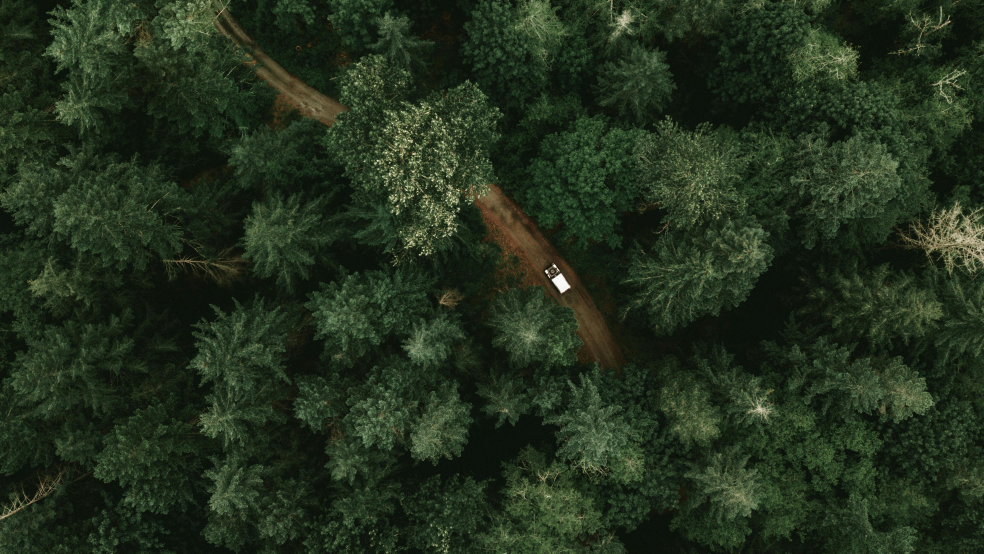
#> input picture ComputerVision/Tareas/Tarea2/imgs/forest_h.jpg, 3936 x 2214 px (shown at 1/4 size)
$ python hist_matching.py
#> lines starting #> are read from the running program, lines starting #| are printed output that depends on the picture
#> in main, img1 is the input picture: shape (2214, 3936, 3); mean B, G, R 28.9, 48.3, 35.1
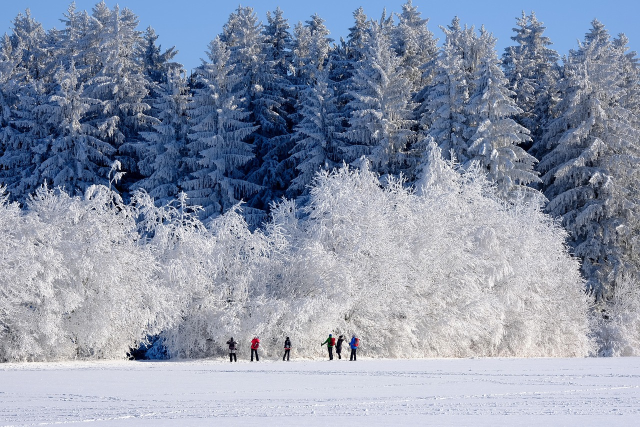
#> input picture ComputerVision/Tareas/Tarea2/imgs/winter.jpg, 1280 x 853 px (shown at 1/2 size)
#> in main, img2 is the input picture: shape (853, 1280, 3); mean B, G, R 170.2, 149.8, 140
import cv2
import numpy as np
from matplotlib import pyplot as plt
from matplotlib.backends.backend_agg import FigureCanvasAgg

########## Histogram Processing Functions ##########
def calculate_cdf(histogram):
    # Helper function to calculate the Cumulative Distribution Function (CDF) of
    # a histogram
    cdf = histogram.cumsum()
    normalized_cdf = cdf / float(cdf.max())
    return normalized_cdf

def match_channel_histogram(source_channel, reference_channel):
    # Matches the histogram of a single channel from the source to the
    # reference.

    # Calculate histograms
    s_hist, _ = np.histogram(source_channel.flatten(), 256, [0, 256])
    r_hist, _ = np.histogram(reference_channel.flatten(), 256, [0, 256])

    # Calculate CDFs
    s_cdf = calculate_cdf(s_hist)
    r_cdf = calculate_cdf(r_hist)

    # Create Lookup Table
    # We are looking for the pixel value in Reference (j) such that:
    # CDF_source(i) approx= CDF_reference(j)

    lut = np.zeros(256, dtype=np.uint8)
    g_j = 0

    for g_i in range(256):
        while g_j < 255 and r_cdf[g_j] < s_cdf[g_i]:
            g_j += 1
        lut[g_i] = g_j

    # Apply mapping using the LUT
    matched_channel = cv2.LUT(source_channel, lut)
    return matched_channel

def exchange_image_histograms(image_a, image_b):
    """
    Performs a bidirectional histogram match.
    Returns:
        new_a: Image A with the color palette of Image B
        new_b: Image B with the color palette of Image A
    """
    # Split images into B, G, R channels
    a_channels = cv2.split(image_a)
    b_channels = cv2.split(image_b)

    new_a_channels = []
    new_b_channels = []

    # Process each channel (Blue, Green, Red) independently
    for i in range(3):
        # Apply B's histogram to A
        matched_a = match_channel_histogram(a_channels[i], b_channels[i])
        new_a_channels.append(matched_a)

        # Apply A's histogram to B
        matched_b = match_channel_histogram(b_channels[i], a_channels[i])
        new_b_channels.append(matched_b)
#> after the loop, new_a_channels = 3 items; new_b_channels = 3 items

    # Merge channels back
    new_image_a = cv2.merge(new_a_channels)
    new_image_b = cv2.merge(new_b_channels)

    return new_image_a, new_image_b

########## Visualization Modules ##########
def create_histogram_plot(image_bgr, title="Histogram", size=(400, 300)):
    # Generates a histogram plot using Matplotlib and converts it to an OpenCV
    # image
#> called with title = 'Original A Hist', size = (400, 300)
    image_rgb = cv2.cvtColor(image_bgr, cv2.COLOR_BGR2RGB)

    dpi = 80
    fig_w, fig_h = size[0] / dpi, size[1] / dpi
    fig, ax = plt.subplots(figsize=(fig_w, fig_h), dpi=dpi)

    colors = ('r', 'g', 'b')
    for i, color in enumerate(colors):
        hist = cv2.calcHist([image_rgb], [i], None, [256], [0, 256])
        ax.plot(hist, color=color, linewidth=1.5)

    ax.set_title(title, fontsize=10)
    ax.set_xlim([0, 256])
    ax.set_xticks([])
    ax.set_yticks([])
    plt.tight_layout()

    # Render to Numpy Array
    canvas = FigureCanvasAgg(fig)
    canvas.draw()
    buf = canvas.buffer_rgba()
    plot_img = np.asarray(buf)

    plot_img = cv2.cvtColor(plot_img, cv2.COLOR_RGBA2BGR)
    plot_img = cv2.resize(plot_img, size)

    plt.close(fig)
    return plot_img

def display_results(original_a, original_b, new_a, new_b):
    # Displays the Original vs Transformed images side-by-side.

    # Resize for display consistency if needed
    h, w = 300, 400

    # Prepare data for Image 1 (A)
    orig_a_rs = cv2.resize(original_a, (w, h))
    new_a_rs = cv2.resize(new_a, (w, h))
    hist_orig_a = create_histogram_plot(original_a, "Original A Hist", (w, h))
    hist_new_a  = create_histogram_plot(new_a, "A with B's Colors", (w, h))

    # Prepare data for Image 2 (B)
    orig_b_rs = cv2.resize(original_b, (w, h))
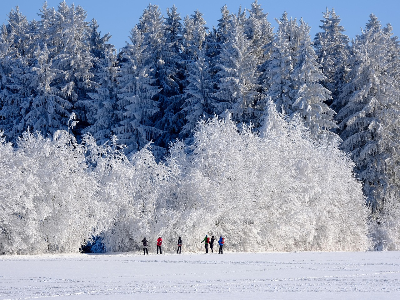
#> orig_b_rs: shape (300, 400, 3); mean B, G, R 170.1, 149.7, 139.8
    new_b_rs = cv2.resize(new_b, (w, h))
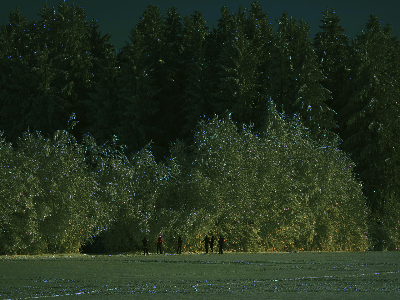
#> new_b_rs: shape (300, 400, 3); mean of channels 0, 1, 2 30.2, 48.6, 35.4; drawn as B, G, R
    hist_orig_b = create_histogram_plot(original_b, "Original B Hist", (w, h))
    hist_new_b  = create_histogram_plot(new_b, "B with A's Colors", (w, h))
#> call 4 of create_histogram_plot, with title = "B with A's Colors", size = (400, 300)
#> in create_histogram_plot (call 4), `plt.close(fig)`:
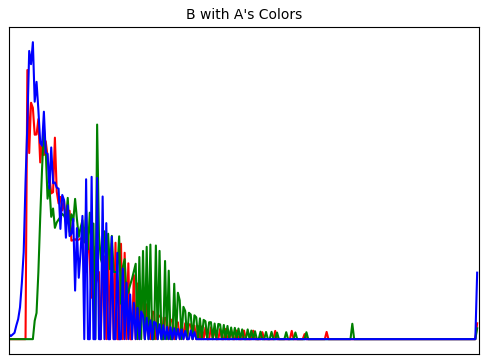
#> figure drawn by matplotlib, 1 panel

    show_img1 = True
    print("Controls:\n 't': Toggle between Image 1 and Image 2\n 'q': Quit")

    while True:
        if show_img1:
            # Quadrant 1: Original A, Quadrant 2: Result A
            top_row = np.hstack((orig_a_rs, new_a_rs))
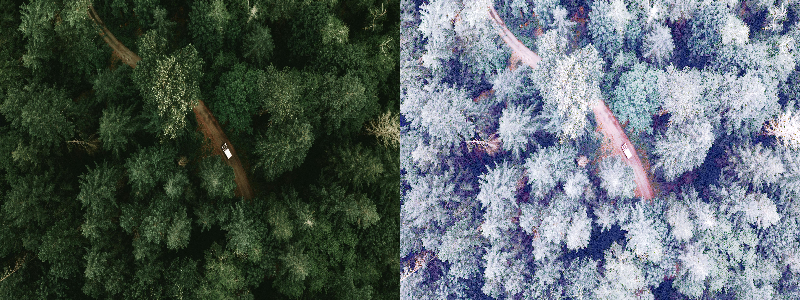
#> top_row: shape (300, 800, 3); mean B, G, R 100.7, 99.9, 88.7
            # Quadrant 3: Hist Original A, Quadrant 4: Hist Result A
            bot_row = np.hstack((hist_orig_a, hist_new_a))
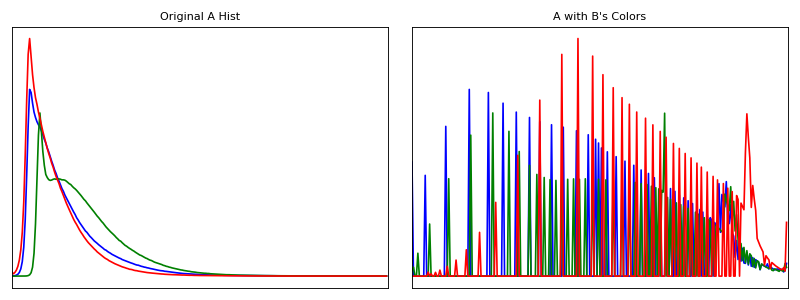
#> bot_row: shape (300, 800, 3); mean R, G, B 236.2, 225.9, 228.4
        else:
            # Quadrant 1: Original B, Quadrant 2: Result B
            top_row = np.hstack((orig_b_rs, new_b_rs))
            # Quadrant 3: Hist Original B, Quadrant 4: Hist Result B
            bot_row = np.hstack((hist_orig_b, hist_new_b))

        # Combine all
        final_grid = np.vstack((top_row, bot_row))
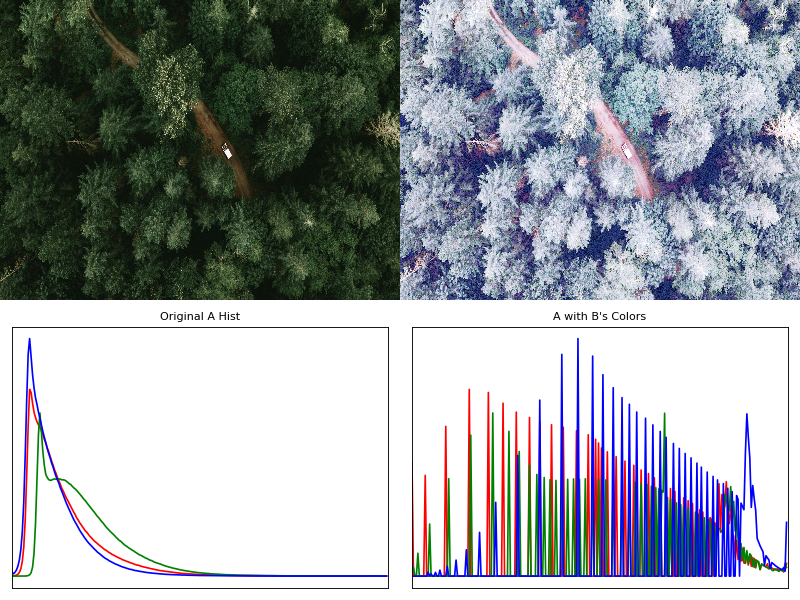
#> final_grid: shape (600, 800, 3); mean B, G, R 168.5, 162.9, 158.5

        cv2.imshow("Histogram Color Exchange", final_grid)

        key = cv2.waitKey(0) & 0xFF
#> (key q is pressed here)
        if key == ord('q'):
            break
        elif key == ord('t'):
            show_img1 = not show_img1

    cv2.destroyAllWindows()

########## Main Execution ##########
def main():
    # Load Images
    image_path_1 = "./imgs/forest_h.jpg"
    image_path_2 = "./imgs/winter.jpg"

    img1 = cv2.imread(image_path_1)
    img2 = cv2.imread(image_path_2)
    print("Processing images...")

    # Histogram Matching
    result_a, result_b = exchange_image_histograms(img1, img2)

    # Display Results
    print("Displaying results. Press any key to close window.")
    display_results(img1, img2, result_a, result_b)

if __name__ == "__main__":
    main()
